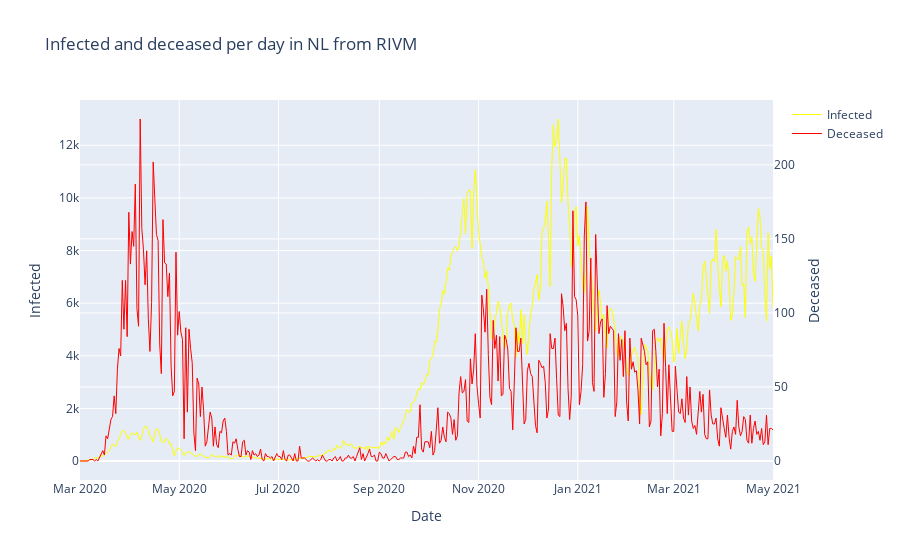

Notebook code for this chart:
### Code cell
df_covid = df[['Date_of_publication', 'Total_reported', 'Deceased']]
df_covid.columns = ['date', 'infected', 'deceased']
df_covid['date'] = df_covid['date'].astype('datetime64[ns]')
df_covid = df_covid[df_covid['date'] >= "2020-03-01"]
df_covid = df_covid.groupby(by=['date']).sum()
df_covid['infected'], df_covid['deceased'] = df_covid['infected'].astype('float'), df_covid['deceased'].astype('float')
df_covid["date"] = df_covid.index

fig = go.Figure()

# Create and style traces
fig.add_trace(go.Scatter(x=df_covid["date"], y=df_covid["infected"], name='Infected', line=dict(color='yellow', width=1), yaxis='y1')) # , dash='dot')))
fig.add_trace(go.Scatter(x=df_covid["date"], y=df_covid["deceased"], name='Deceased', line=dict(color='red', width=1), yaxis='y2')) # , dash='dot')))

# Edit the layout
fig.update_layout(title='Infected and deceased per day in NL from RIVM', xaxis_title='Date', yaxis=dict(title='Infected'), yaxis2=dict(title='Deceased', overlaying='y', side='right'))

fig.show()

### Figure 1 — Plotly figure (JSON) as saved in the notebook; plotly's stock layout.template omitted (floating-point values rounded to 4 significant figures; data arrays with more than 128 entries replaced by an {"elided": "..."} marker saying what was removed)
{"data": [{"line": {"color": "yellow", "width": 1}, "name": "Infected", "type": "scatter", "x": {"elided": "427 str values"}, "y": {"elided": "427 int values"}, "yaxis": "y"}, {"line": {"color": "red", "width": 1}, "name": "Deceased", "type": "scatter", "x": {"elided": "427 str values"}, "y": {"elided": "427 int values"}, "yaxis": "y2"}], "layout": {"autosize": true, "title": {"text": "Infected and deceased per day in NL from RIVM"}, "xaxis": {"autorange": true, "range": ["2020-03-01", "2021-05-01"], "title": {"text": "Date"}, "type": "date"}, "yaxis": {"autorange": true, "range": [-718.9, 13720.0], "title": {"text": "Infected"}, "type": "linear"}, "yaxis2": {"autorange": true, "overlaying": "y", "range": [-12.83, 243.8], "side": "right", "title": {"text": "Deceased"}, "type": "linear"}}}
